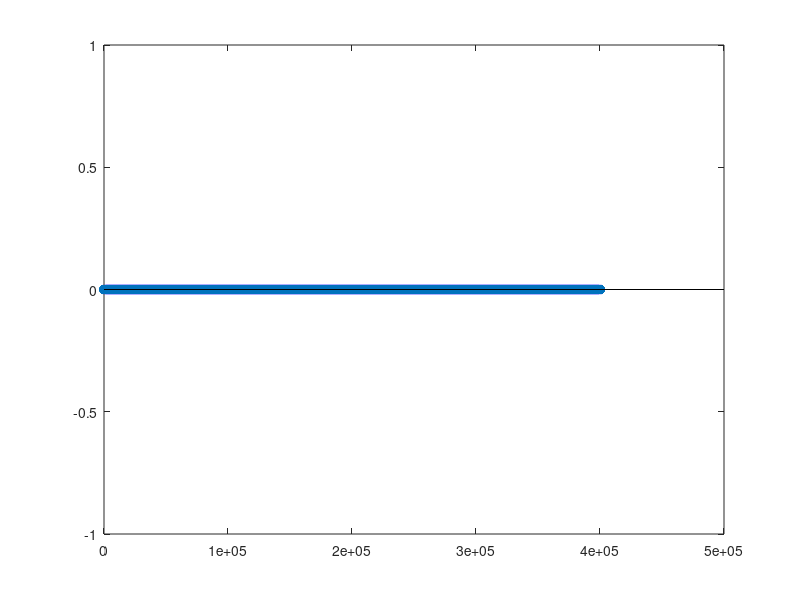

Source code (MATLAB):
N = 10000;
% make 100 random bits of values +- 1
bits = sign(randn(N,1));

Symbol_period = 20;

% create a generic pulse of unit height
% with width equal to symbol period
pulse = ones(Symbol_period, 1);

% spread out the values in "bits" by Symbol_period
% first create a vector to store the values
x = zeros(Symbol_period*length(bits),1);

% assign every Symbol_period-th sample to equal a value from bits
x(1:Symbol_period:end) = bits;

% now convolve the single generic pulse with the spread-out bits
x_tx = conv(pulse, x);

% to visualize, make a stem plot
stem(x_tx);

% zero pad the beginning with 100000 samples to ensure that any glitch that
% happens when we start transmitting doesn't effect the data

x_tx = [zeros(100000, 1); x_tx;zeros(100000, 1)];


% here we write the data into a format that the USRP can understand
% specifically, we use float32 numbers with real followed by imaginary
% values

% first create a vector to store the interleaved real and imaginary values

tmp = zeros(length(x_tx)*2, 1);

% then assign the real part of x_tx to every other sample and the imaginary
% part to the remaining samples. In this example, the imaginary parts are
% all zero since our original signal is purely real, but we still have to
% write the zero values 

tmp(1:2:end) = real(x_tx);
stem(imag(x_tx))
tmp(2:2:end) = imag(x_tx);

% open a file to write in binary format 
f1 = fopen('tx2.dat', 'wb');
% write the values as a float32
fwrite(f1, tmp/2, 'float32');
% close the file
fclose(f1)